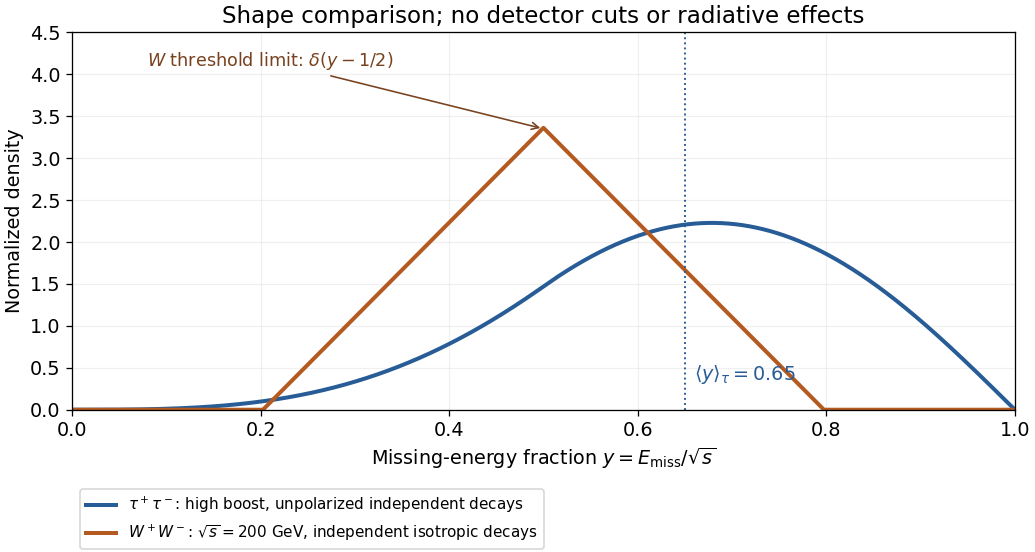

Write the Python code that produced this figure.
"""Original normalized schematic spectra, with explicit spin approximations.
Python 3.14, numpy 2.3.5, matplotlib 3.10.7.
"""
from pathlib import Path
import numpy as np
import matplotlib
matplotlib.use('Agg')
import matplotlib.pyplot as plt

plt.rcParams.update({'font.size': 12, 'figure.facecolor':'white', 'savefig.facecolor':'white'})
z = np.linspace(0,1,5001)
dz=z[1]-z[0]
g=5/3-3*z*z+4*z**3/3
weights=g.copy(); weights[[0,-1]]*=.5
summed=np.convolve(weights,weights)*dz
y=1-np.arange(summed.size)*dz/2
order=np.argsort(y)
y=y[order]; tau=2*summed[order]
tau/=np.trapezoid(tau,y)
x=np.linspace(0,1,2001)
beta=np.sqrt(1-4*80.379**2/200**2)
ww=np.maximum(0,2/beta-4*np.abs(x-.5)/beta**2)
fig, ax=plt.subplots(figsize=(9,4.8), layout='constrained')
ax.plot(y,tau,lw=2.5,color='#275c96',label=r'$\tau^+\tau^-$: high boost, unpolarized independent decays')
ax.plot(x,ww,lw=2.5,color='#b45a20',label=r'$W^+W^-$: $\sqrt{s}=200$ GeV, independent isotropic decays')
ax.axvline(.65,color='#275c96',ls=':',lw=1.2)
ax.text(.66,.35,r'$\langle y\rangle_\tau=0.65$',color='#275c96')
ax.annotate(r'$W$ threshold limit: $\delta(y-1/2)$',xy=(.5,3.35),xytext=(.08,4.1),arrowprops={'arrowstyle':'->','color':'#78421f'},color='#78421f',fontsize=11)
ax.set(xlim=(0,1),ylim=(0,4.5),xlabel=r'Missing-energy fraction $y=E_{\rm miss}/\sqrt{s}$',ylabel='Normalized density',title='Shape comparison; no detector cuts or radiative effects')
ax.grid(alpha=.18)
ax.legend(loc='upper left',fontsize=9.5,bbox_to_anchor=(0,-.19))
fig.savefig(Path.cwd()/Path(__file__).with_suffix('.png').name,dpi=115,facecolor='white')
plt.close(fig)
